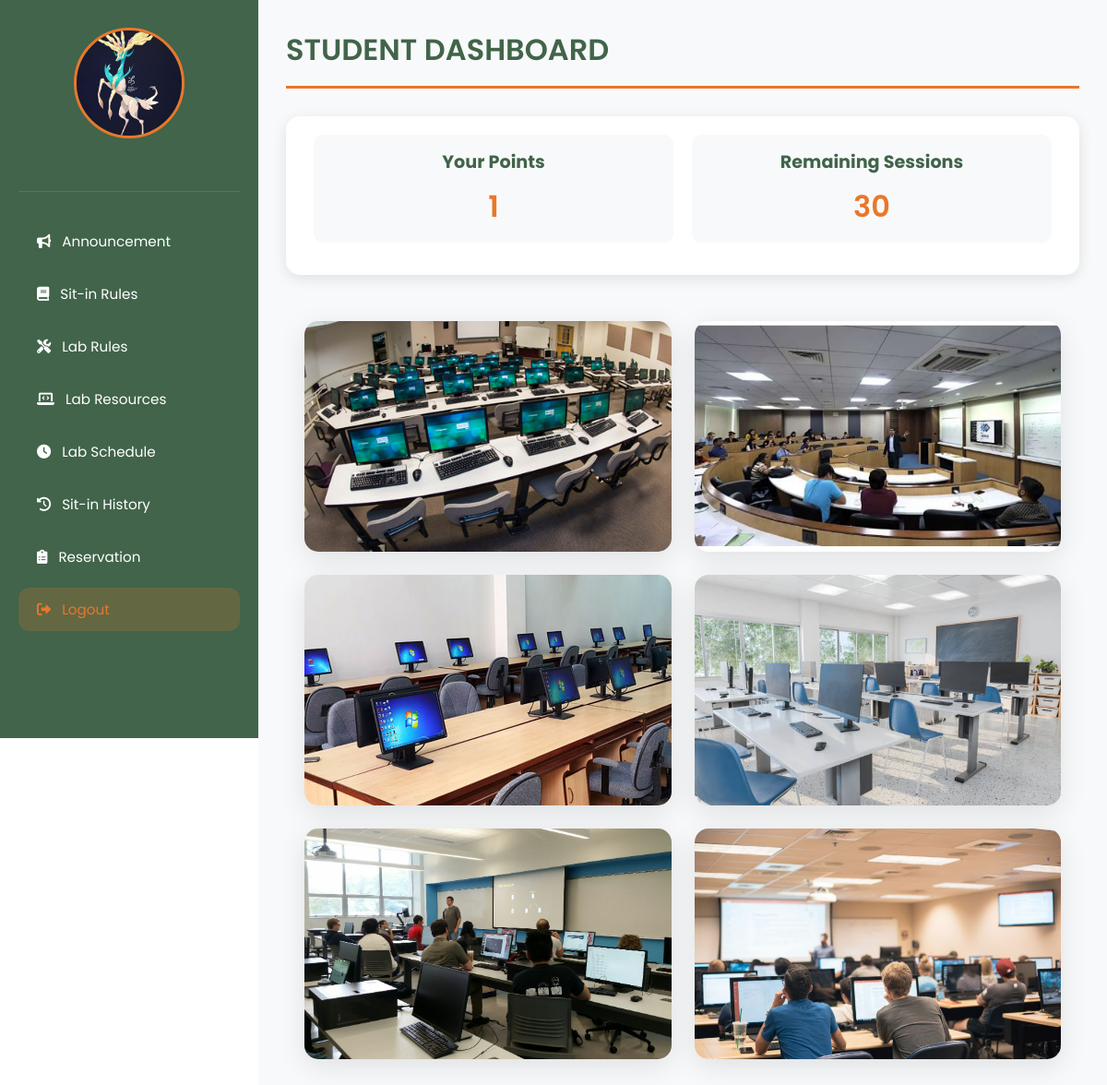
/student (signed in), run on an earlier commit of the app's database.
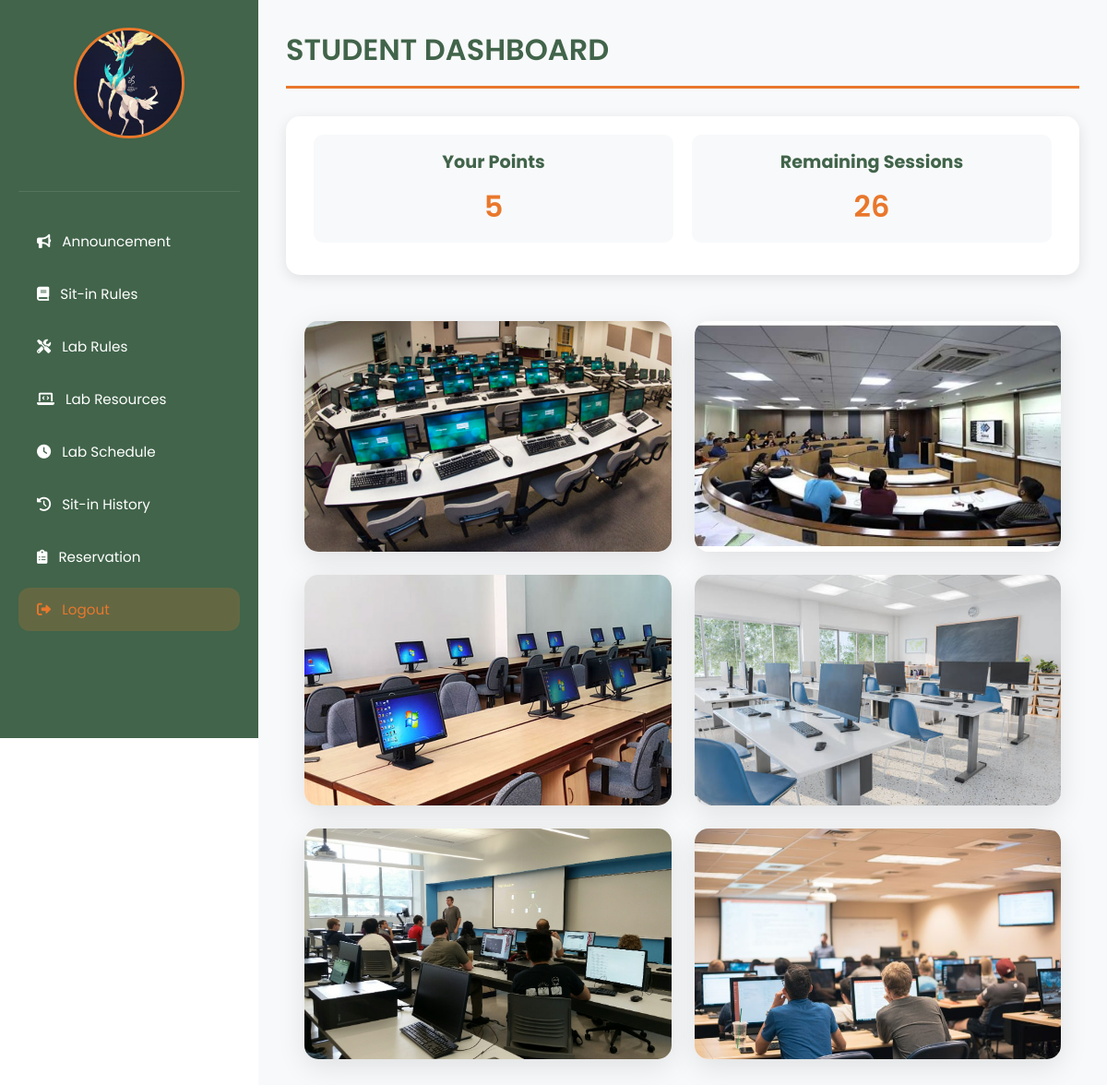
And on a later commit of the database.
### tables this page shows
CREATE TABLE users (
            id INTEGER PRIMARY KEY AUTOINCREMENT,
            idno TEXT UNIQUE NOT NULL,
            firstname TEXT NOT NULL,
            lastname TEXT NOT NULL,
            middlename TEXT,
            course TEXT,
            year_level TEXT,
            email_address TEXT,
            password TEXT NOT NULL,
            role TEXT DEFAULT 'student',
            remaining_sessions INTEGER DEFAULT 0,
            profile_pic TEXT
        , points INTEGER DEFAULT 0);

### app.py (the view)
@app.route('/student')
def student_dashboard():
    if 'user_id' not in session:
        flash("Please log in first!", "danger")
        return redirect(url_for('login'))
    user_id = session['user_id']
    with sqlite3.connect('users.db') as conn:
        cursor = conn.cursor()
        cursor.execute("""
            SELECT idno, lastname, firstname, middlename, course, year_level,
                   email_address, profile_pic, remaining_sessions, points
            FROM users
            WHERE id = ?
        """, (user_id,))
        user = cursor.fetchone()
        if not user:
            flash("User not found!", "danger")
            return redirect(url_for('login'))
    return render_template('student.html', user=user)

### templates/student.html (shortened to what this page needs)
<!DOCTYPE html>
<html lang="en">
<head>
    <link rel="stylesheet" href="https://cdnjs.cloudflare.com/ajax/libs/font-awesome/6.0.0/css/all.min.css">
</head>
<body>
    <div class="sidebar">
        <div class="profile-section">
            <a href="{{ url_for('view_profile') }}" class="profile-link">
                <img src="{{ url_for('static', filename='profile_pics/' + (user[7] if user[7] else 'default-avatar.jpg')) }}" alt="Profile Picture">
            </a>
        </div>
        <div class="nav-links">
            <a href="{{ url_for('announcement') }}">
                <i class="fas fa-bullhorn"></i>
                <span>Announcement</span>
            </a>
            <a href="{{ url_for('sit_rules') }}">
                <i class="fas fa-book"></i>
                <span>Sit-in Rules</span>
            </a>
            <a href="{{ url_for('lab_rules') }}">
                <i class="fas fa-tools"></i>
                <span>Lab Rules</span>
            </a>
            <a href="{{ url_for('lab_resources') }}">
                <i class="fas fa-laptop-code"></i>
                <span>Lab Resources</span>
            </a>
            <a href="{{ url_for('lab_schedule') }}">
                <i class="fas fa-clock"></i>
                <span>Lab Schedule</span>
            </a>
            <a href="{{ url_for('sit_history') }}">
                <i class="fas fa-history"></i>
                <span>Sit-in History</span>
            </a>
            <a href="{{ url_for('reserve') }}">
                <i class="fas fa-clipboard-list"></i>
                <span>Reservation</span>
            </a>
            <a href="{{ url_for('logout') }}" class="logout">
                <i class="fas fa-sign-out-alt"></i>
                <span>Logout</span>
            </a>
        </div>
    </div>
    <div class="content">
        <div class="header">STUDENT DASHBOARD</div>
        <div class="points-section">
            <div class="points-info">
                <div class="points-box">
                    <h3>Your Points</h3>
                    <p>{{ user[9] or 0 }}</p>
                </div>
                <div class="sessions-box">
                    <h3>Remaining Sessions</h3>
                    <p>{{ user[8] or 0 }}</p>
                </div>
            </div>
        </div>
        <div class="image-container">
            <div class="container">
                <img src="{{ url_for('static', filename='images/lab1.jpg') }}" alt="Modern Computer Lab">
            </div>
            <div class="container">
                <img src="{{ url_for('static', filename='images/lab2.jpg') }}" alt="Programming Session">
            </div>
            <div class="container">
                <img src="{{ url_for('static', filename='images/lab3.jpg') }}" alt="Group Study">
            </div>
            <div class="container">
                <img src="{{ url_for('static', filename='images/lab4.jpg') }}" alt="Lab Equipment">
            </div>
            <div class="container">
                <img src="{{ url_for('static', filename='images/lab5.jpg') }}" alt="Research Area">
            </div>
            <div class="container">
                <img src="{{ url_for('static', filename='images/lab6.jpg') }}" alt="Project Space">
            </div>
        </div>
    </div>
</body>
</html>

### templates/student.html (style rules this page uses)
* { margin: 0; padding: 0; box-sizing: border-box; font-family: 'Poppins', sans-serif; }
body { background: #ffffff; min-height: 100vh; display: flex; }
.sidebar { width: 280px; background: #41644A; padding: 30px 20px; position: fixed; height: 100vh; transition: all 0.3s ease; }
.profile-section { text-align: center; padding-bottom: 30px; border-bottom: 1px solid rgba(255, 255, 255, 0.1); margin-bottom: 30px; }
.profile-section img { width: 120px; height: 120px; border-radius: 50%; object-fit: cover; border: 3px solid #E9772B; margin-bottom: 15px; transition: transform 0.3s ease; }
.nav-links { display: flex; flex-direction: column; gap: 10px; }
.nav-links a { color: white; text-decoration: none; padding: 12px 20px; border-radius: 12px; transition: all 0.3s ease; display: flex; align-items: center; gap: 12px; font-size: 0.95em; }
.nav-links a.logout { margin-top: auto; background: rgba(233, 119, 43, 0.2); color: #E9772B; }
.content { flex: 1; margin-left: 280px; padding: 30px; background: #f8f9fa; }
.header { color: #41644A; font-size: 2em; font-weight: 600; margin-bottom: 30px; padding-bottom: 15px; border-bottom: 3px solid #E9772B; }
.points-section { background: white; padding: 20px; border-radius: 15px; margin-bottom: 30px; box-shadow: 0 4px 15px rgba(0, 0, 0, 0.1); }
.points-info { display: flex; justify-content: space-between; align-items: center; margin-bottom: 15px; }
.points-box, .sessions-box { flex: 1; text-align: center; padding: 15px; background: #f8f9fa; border-radius: 10px; margin: 0 10px; }
.points-box h3, .sessions-box h3 { color: #41644A; font-size: 1.2em; margin-bottom: 10px; }
.points-box p, .sessions-box p { color: #E9772B; font-size: 2em; font-weight: 600; }
.image-container { display: grid; grid-template-columns: repeat(auto-fit, minmax(300px, 1fr)); gap: 25px; padding: 20px; }
.container { position: relative; height: 250px; border-radius: 15px; overflow: hidden; box-shadow: 0 8px 30px rgba(0, 0, 0, 0.1); transition: transform 0.3s ease; }
.container img { width: 100%; height: 100%; object-fit: cover; transition: transform 0.3s ease; }
.profile-section .profile-link { text-decoration: none; display: block; transition: transform 0.3s ease; }

What changed in the data, as far as the page shows it:
changed users: points "1" → "5"; remaining_sessions "30" → "26"
